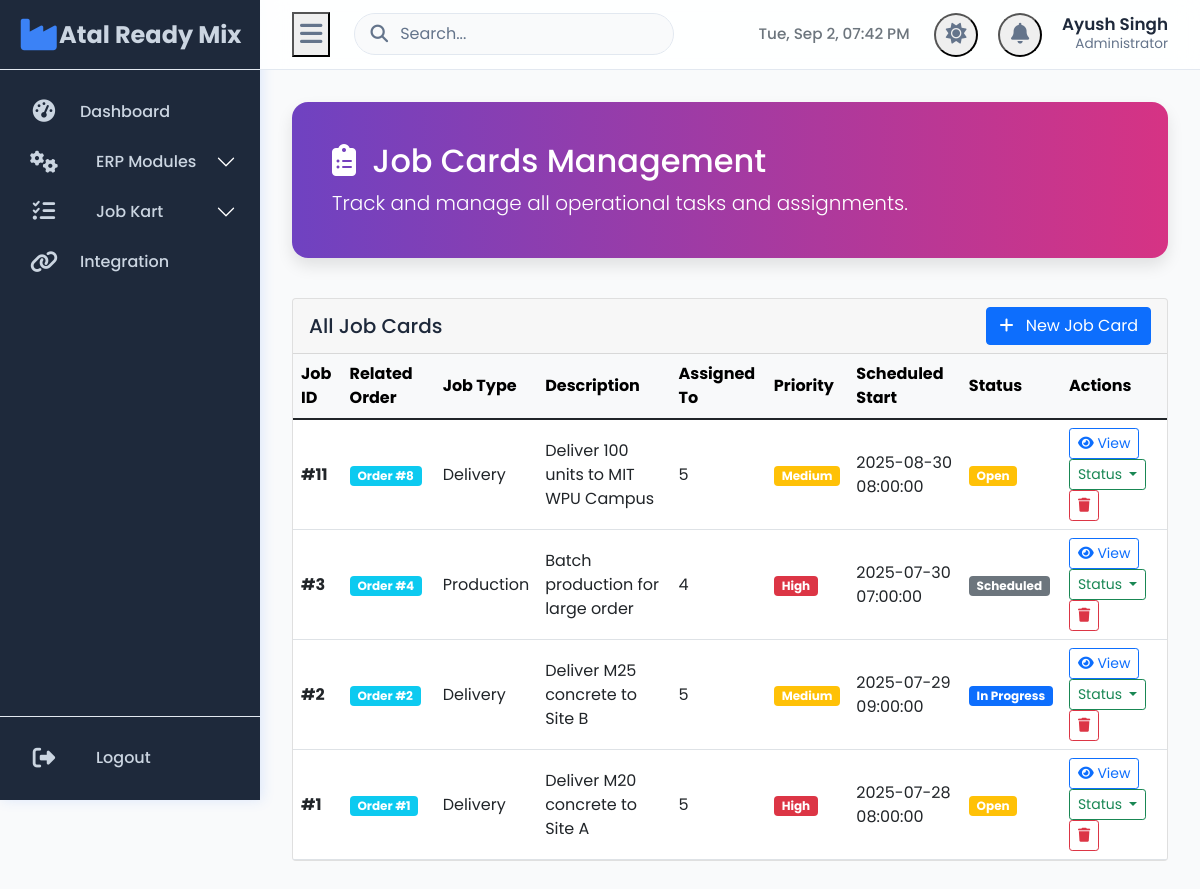
Page /jobkart/jobs (signed in) on the committed database.
### tables this page shows
CREATE TABLE Employees (
    EmployeeID INTEGER PRIMARY KEY AUTOINCREMENT,
    Name TEXT,
    RoleID INTEGER,
    DepartmentID INTEGER,
    Phone TEXT,
    Email TEXT,
    DateOfJoining DATE,
    Status TEXT,
    FOREIGN KEY (RoleID) REFERENCES Roles(RoleID),
    FOREIGN KEY (DepartmentID) REFERENCES Departments(DepartmentID)
);

CREATE TABLE JobCards (
    JobCardID INTEGER PRIMARY KEY AUTOINCREMENT,
    RelatedOrderID INTEGER,
    JobType TEXT,
    Description TEXT,
    AssignedTo INTEGER,
    Status TEXT,
    Priority TEXT,
    ScheduledStart DATETIME,
    ScheduledEnd DATETIME,
    ActualStart DATETIME,
    ActualEnd DATETIME,
    FOREIGN KEY (RelatedOrderID) REFERENCES Orders(OrderID),
    FOREIGN KEY (AssignedTo) REFERENCES Employees(EmployeeID)
);

### app.py (the view)
@app.route('/jobkart/jobs')
@login_required
def jobkart_jobs():
    conn = get_db_connection()
    jobs = conn.execute('SELECT jc.*, e.Name as AssignedTo FROM JobCards jc LEFT JOIN Employees e ON jc.AssignedTo = e.EmployeeID ORDER BY jc.ScheduledStart DESC').fetchall()
    employees = conn.execute('SELECT * FROM Employees WHERE Status="Active"').fetchall()
    orders = conn.execute('SELECT o.OrderID, c.CustomerName FROM Orders o JOIN Customers c ON o.CustomerID = c.CustomerID WHERE o.Status IN ("Confirmed", "In Production")').fetchall()
    conn.close()
    return render_template('jobkart/jobs.html', jobs=jobs, employees=employees, orders=orders)

### app.py (called while the page is built)
def get_db_connection():
    conn = sqlite3.connect(DATABASE, timeout=10)
    conn.row_factory = sqlite3.Row
    return conn

def login_required(f):
    @wraps(f)
    def decorated_function(*args, **kwargs):
        if 'user_id' not in session:
            return redirect(url_for('login'))
        return f(*args, **kwargs)
    return decorated_function

### templates/jobkart/jobs.html (shortened to what this page needs)
{% extends "base.html" %}
{% block content %}
<div class="main-header">
    <h2><i class="fas fa-clipboard-list me-2"></i> Job Cards Management</h2>
    <p class="lead mb-0">Track and manage all operational tasks and assignments.</p>
</div>
<div class="row">
    <div class="col-12">
        <div class="card">
            <div class="card-header d-flex justify-content-between align-items-center">
                <h5 class="mb-0">All Job Cards</h5>
                <button id="newJobBtn" class="btn btn-primary">
                    <i class="fas fa-plus me-2"></i> New Job Card
                </button>
            </div>
            <div class="card-body p-0">
                <div class="table-responsive">
                    <table class="table table-hover mb-0">
                        <thead class="table-light">
                            <tr>
                                <th>Job ID</th>
                                <th>Related Order</th>
                                <th>Job Type</th>
                                <th>Description</th>
                                <th>Assigned To</th>
                                <th>Priority</th>
                                <th>Scheduled Start</th>
                                <th>Status</th>
                                <th>Actions</th>
                            </tr>
                        </thead>
                        <tbody>
                            {% for job in jobs %}
                            <tr>
                                <td><strong>#{{ job.JobCardID }}</strong></td>
                                <td>
                                    {% if job.RelatedOrderID %}
                                        <a href="{{ url_for('erp_view_order', order_id=job.RelatedOrderID) }}" class="badge bg-info text-decoration-none">
                                            Order #{{ job.RelatedOrderID }}
                                        </a>
                                    {% else %}
                                        <span class="text-muted">N/A</span>
                                    {% endif %}
                                </td>
                                <td>{{ job.JobType }}</td>
                                <td>{{ job.Description[:50] }}{% if job.Description|length > 50 %}...{% endif %}</td>
                                <td>{{ job.AssignedTo or 'Unassigned' }}</td>
                                <td>
                                    <span class="badge bg-{% if job.Priority == 'High' %}danger{% elif job.Priority == 'Medium' %}warning{% else %}secondary{% endif %}">
                                        {{ job.Priority }}
                                    </span>
                                </td>
                                <td>{{ job.ScheduledStart }}</td>
                                <td>
                                    <span class="badge bg-{% if job.Status == 'Open' %}warning{% elif job.Status == 'Completed' %}success{% elif job.Status == 'In Progress' %}primary{% else %}secondary{% endif %}">
                                        {{ job.Status }}
                                    </span>
                                </td>
                                <td>
                                    <a href="{{ url_for('jobkart_job_detail', job_id=job.JobCardID) }}" class="btn btn-sm btn-outline-primary">
                                        <i class="fas fa-eye"></i> View
                                    </a>
                                    <div class="btn-group" role="group">
                                        <button type="button" class="btn btn-sm btn-outline-success dropdown-toggle" data-bs-toggle="dropdown">
                                            Status
                                        </button>
                                    </div>
                                    <button class="btn btn-sm btn-outline-danger delete-btn"
                                            data-id="{{ job.JobCardID }}"
                                            data-description="{{ job.JobType }}">
                                        <i class="fas fa-trash"></i>
                                    </button>
                                </td>
                            </tr>
                            {% endfor %}
                        </tbody>
                    </table>
                </div>
            </div>
        </div>
    </div>
</div>
{% endblock %}

### templates/base.html (shortened to what this page needs)
<!DOCTYPE html>
<html lang="en" data-theme="light">
<head>
    <link href="https://cdn.jsdelivr.net/npm/bootstrap@5.1.3/dist/css/bootstrap.min.css" rel="stylesheet" />
    <link href="https://cdnjs.cloudflare.com/ajax/libs/font-awesome/6.4.0/css/all.min.css" rel="stylesheet" />
</head>
<body>
<div class="wrapper">
    {% if session.user_id %}
    <nav class="sidebar" aria-label="Primary Sidebar">
        <div class="sidebar-header">
            <a href="{{ url_for('dashboard') }}" aria-label="Atal Ready Mix Dashboard">
                <i class="fas fa-industry logo-icon" aria-hidden="true"></i>
                <span class="logo-text">Atal Ready Mix</span>
            </a>
        </div>
        <ul class="nav flex-column sidebar-nav" role="menu">
            <li class="nav-item" role="none">
                <a class="nav-link {{ 'active' if 'dashboard' in request.path else '' }}" href="{{ url_for('dashboard') }}" role="menuitem" data-bs-toggle="tooltip" data-bs-placement="right" title="Dashboard" tabindex="0">
                    <i class="fas fa-tachometer-alt nav-icon" aria-hidden="true"></i>
                    <span class="nav-text">Dashboard</span>
                </a>
            </li>
            <li class="nav-item accordion accordion-flush" role="none">
                <div class="accordion-item bg-transparent border-0">
                    <h2 class="accordion-header" id="erp-header">
                        <button class="accordion-button collapsed" type="button" data-bs-toggle="collapse" data-bs-target="#erp-collapse" aria-expanded="false" aria-controls="erp-collapse" role="menuitem" tabindex="0">
                            <i class="fas fa-cogs nav-icon" aria-hidden="true"></i>
                            <span class="nav-text">ERP Modules</span>
                        </button>
                    </h2>
                </div>
            </li>
            <li class="nav-item accordion accordion-flush" role="none">
                <div class="accordion-item bg-transparent border-0">
                    <h2 class="accordion-header" id="jobkart-header">
                        <button class="accordion-button collapsed" type="button" data-bs-toggle="collapse" data-bs-target="#jobkart-collapse" aria-expanded="false" aria-controls="jobkart-collapse" role="menuitem" tabindex="0">
                            <i class="fas fa-tasks nav-icon" aria-hidden="true"></i>
                            <span class="nav-text">Job Kart</span>
                        </button>
                    </h2>
                </div>
            </li>
            <li class="nav-item" role="none">
                <a class="nav-link" href="{{ url_for('integration_home') }}" role="menuitem" data-bs-toggle="tooltip" data-bs-placement="right" title="Integration" tabindex="0">
                    <i class="fas fa-link nav-icon" aria-hidden="true"></i>
                    <span class="nav-text">Integration</span>
                </a>
            </li>
        </ul>
        <div class="sidebar-footer">
            <a class="nav-link" href="{{ url_for('logout') }}" role="menuitem" data-bs-toggle="tooltip" data-bs-placement="right" title="Logout" tabindex="0">
                <i class="fas fa-sign-out-alt nav-icon" aria-hidden="true"></i>
                <span class="nav-text">Logout</span>
            </a>
        </div>
    </nav>
    {% endif %}
    <div class="{% if session.user_id %}main-content{% else %}container mt-4{% endif %}">
        {% if session.user_id %}
        <header class="topbar" role="banner">
            <div class="topbar-left">
                <button class="sidebar-toggler" aria-label="Toggle sidebar" aria-expanded="false" aria-controls="sidebar">
                    <i class="fas fa-bars" aria-hidden="true"></i>
                </button>
                <div class="search-bar d-none d-md-block" role="search">
                    <input type="search" class="form-control" placeholder="Search..." aria-label="Search" />
                </div>
            </div>
            <div class="topbar-right">
                <div id="live-clock" class="text-muted d-none d-lg-block" aria-live="polite" aria-atomic="true"></div>
                <button class="topbar-icon" id="theme-toggler" data-bs-toggle="tooltip" data-bs-placement="bottom" title="Toggle Theme" aria-label="Toggle light/dark theme" type="button">
                    <i class="fas fa-sun" aria-hidden="true"></i>
                </button>
                <button class="topbar-icon" aria-label="Notifications" type="button">
                    <i class="fas fa-bell" aria-hidden="true"></i>
                </button>
                <div class="user-profile" aria-label="User profile">
                    <h5>{{ session.employee_name }}</h5>
                    <p>{{ session.role }}</p>
                </div>
            </div>
        </header>
        {% endif %}
        <main class="content-inner" role="main">
            {% block content %}{% endblock %}
        </main>
    </div>
</div>
</body>
</html>

### templates/jobkart/jobs.html (style rules this page uses)
.main-header { background: linear-gradient(90deg, #6f42c1 0%, #d63384 100%); color: white; padding: 2.5rem; border-radius: 1rem; margin-bottom: 2.5rem; box-shadow: 0 8px 16px rgba(0,0,0,0.1); }
.table thead th, .table tbody td { vertical-align: middle; }

### rows in the picture
Employees: employee_name "Ayush Singh"
JobCards: JobCardID "11", RelatedOrderID "8", JobType "Delivery", Description "Deliver 100 units to MIT WPU Campus", AssignedTo "5", Priority "Medium", ScheduledStart "2025-08-30 08:00:00", Status "Open"
JobCards: JobCardID "3", RelatedOrderID "4", JobType "Production", Description "Batch production for large order", AssignedTo "4", Priority "High", ScheduledStart "2025-07-30 07:00:00", Status "Scheduled"
JobCards: JobCardID "2", RelatedOrderID "2", JobType "Delivery", Description "Deliver M25 concrete to Site B", AssignedTo "5", Priority "Medium", ScheduledStart "2025-07-29 09:00:00", Status "In Progress"
JobCards: JobCardID "1", RelatedOrderID "1", JobType "Delivery", Description "Deliver M20 concrete to Site A", AssignedTo "5", Priority "High", ScheduledStart "2025-07-28 08:00:00", Status "Open"

### other values in the picture
{{ session.role }} "Administrator"
